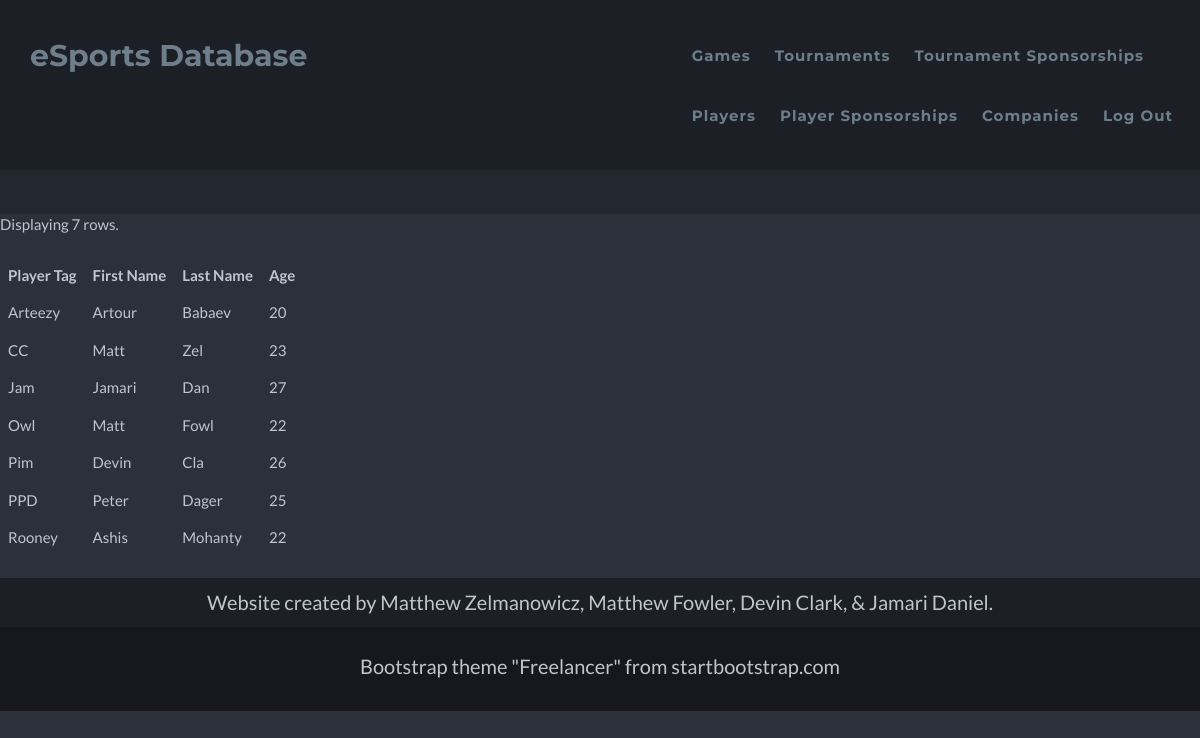
The app's page /esportsdatabase/players.php (signed in) with its own data.
### tables this page shows
CREATE TABLE `player` (
  `p_id` int(11) NOT NULL,
  `u_id` int(11) DEFAULT NULL,
  `age` int(11) DEFAULT NULL,
  `p_Fname` varchar(256) DEFAULT NULL,
  `P_Lname` varchar(256) DEFAULT NULL,
  `p_Uname` varchar(64) NOT NULL
);

### esportsdatabase/functions.php (called while the page is built, shortened)
<?php
$dbhost  = 'localhost';
$dbname  = 'e_sports';
$dbuser  = 'root';
$dbpass  = '';
$connection = new mysqli($dbhost, $dbuser, $dbpass, $dbname);
function queryMysql($query)
{
    global $connection;
    $result = $connection->query($query);
    return $result;
}
?>

### esportsdatabase/players.php (the view, shortened to what this page needs)
<?php
require_once 'header.php';
$result = queryMysql("SELECT * FROM player p ORDER BY p_Uname");
if (!$result->num_rows)
{
    echo "<p>No players! Something probably went wrong.</p><br>";
    require_once 'footer.php';
    die();
}
else
{
    $num    = $result->num_rows;
    echo "Displaying $num rows.<br><br>";
    $output ='<table>
    <tr>
        <th>Player Tag</th>
        <th>First Name</th>
        <th>Last Name</th>
        <th>Age</th>
    </tr>
  ';
    while($row = $result->fetch_assoc())
    {
        $output = $output . '  <tr>
        <td>' . $row['p_Uname'] . '</td>
        <td>' . $row['p_Fname'] . '</td>
        <td>' . $row['P_Lname'] . '</td>
        <td>' . $row['age'] . '</td>
    </tr>
  ';
    }
    $output = $output . '</table>';
    echo $output;
    echo "
      <br>
      ";
    require_once 'footer.php';
    die();
}
require_once 'footer.php';
?>

### esportsdatabase/myedits.css (style rules this page uses)
table, tr, td, th { padding:8px; }

### records on screen
player: p_Uname "Arteezy", p_Fname "Artour", P_Lname "Babaev", age "20"
player: p_Uname "CC", p_Fname "Matt", P_Lname "Zel", age "23"
player: p_Uname "Jam", p_Fname "Jamari", P_Lname "Dan", age "27"
player: p_Uname "Owl", p_Fname "Matt", P_Lname "Fowl", age "22"
player: p_Uname "Pim", p_Fname "Devin", P_Lname "Cla", age "26"
player: p_Uname "PPD", p_Fname "Peter", P_Lname "Dager", age "25"
player: p_Uname "Rooney", p_Fname "Ashis", P_Lname "Mohanty", age "22"

### other values on screen
$num "7"
